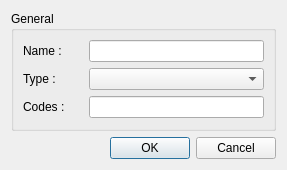
<?xml version="1.0" encoding="UTF-8"?>
<ui version="4.0">
 <class>EventWindow</class>
 <widget class="QWidget" name="EventWindow">
  <property name="windowModality">
   <enum>Qt::WindowModal</enum>
  </property>
  <property name="geometry">
   <rect>
    <x>0</x>
    <y>0</y>
    <width>287</width>
    <height>170</height>
   </rect>
  </property>
  <property name="sizePolicy">
   <sizepolicy hsizetype="Expanding" vsizetype="Preferred">
    <horstretch>0</horstretch>
    <verstretch>0</verstretch>
   </sizepolicy>
  </property>
  <property name="minimumSize">
   <size>
    <width>0</width>
    <height>0</height>
   </size>
  </property>
  <property name="windowTitle">
   <string>Event</string>
  </property>
  <layout class="QGridLayout" name="gridLayout">
   <item row="0" column="0">
    <widget class="QGroupBox" name="TopLayout">
     <property name="title">
      <string>General</string>
     </property>
     <layout class="QVBoxLayout" name="verticalLayout">
      <item>
       <layout class="QHBoxLayout" name="horizontalLayout">
        <item>
         <widget class="QLabel" name="label_2">
          <property name="minimumSize">
           <size>
            <width>60</width>
            <height>0</height>
           </size>
          </property>
          <property name="text">
           <string>Name :</string>
          </property>
         </widget>
        </item>
        <item>
         <widget class="QLineEdit" name="EventNameLineEdit"/>
        </item>
       </layout>
      </item>
      <item>
       <layout class="QHBoxLayout" name="horizontalLayout_2">
        <item>
         <widget class="QLabel" name="label_5">
          <property name="minimumSize">
           <size>
            <width>60</width>
            <height>0</height>
           </size>
          </property>
          <property name="text">
           <string>Type : </string>
          </property>
         </widget>
        </item>
        <item>
         <widget class="QComboBox" name="TypeComboBox">
          <property name="sizePolicy">
           <sizepolicy hsizetype="Expanding" vsizetype="Fixed">
            <horstretch>0</horstretch>
            <verstretch>0</verstretch>
           </sizepolicy>
          </property>
         </widget>
        </item>
       </layout>
      </item>
      <item>
       <layout class="QHBoxLayout" name="horizontalLayout_3">
        <item>
         <widget class="QLabel" name="label_4">
          <property name="minimumSize">
           <size>
            <width>60</width>
            <height>0</height>
           </size>
          </property>
          <property name="text">
           <string>Codes : </string>
          </property>
         </widget>
        </item>
        <item>
         <widget class="QLineEdit" name="CodesLineEdit">
          <property name="text">
           <string/>
          </property>
         </widget>
        </item>
       </layout>
      </item>
     </layout>
    </widget>
   </item>
   <item row="1" column="0">
    <layout class="QHBoxLayout" name="BottomLayout">
     <item>
      <spacer name="horizontalSpacer">
       <property name="orientation">
        <enum>Qt::Horizontal</enum>
       </property>
       <property name="sizeHint" stdset="0">
        <size>
         <width>40</width>
         <height>20</height>
        </size>
       </property>
      </spacer>
     </item>
     <item>
      <widget class="QDialogButtonBox" name="OkCancelButtonBox">
       <property name="standardButtons">
        <set>QDialogButtonBox::Cancel|QDialogButtonBox::Ok</set>
       </property>
      </widget>
     </item>
    </layout>
   </item>
  </layout>
 </widget>
 <resources/>
 <connections/>
</ui>
